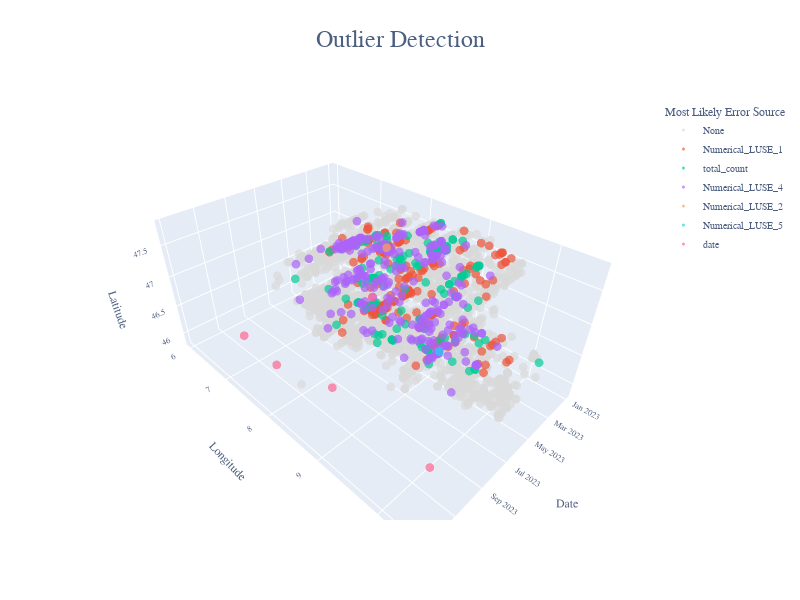

The code cell stored with this chart in its notebook:
### Markdown cell above
### 1. Visualization of all data points and their most likely error sources
Below, all data points from the validation dataset are presented with respect to the date and location of the sighting. Inliers are denoted in gray; outliers are color-coded according to their most likely error source.

It is noteworthy to observe that error points identified as outliers based on their date consistently occurr either at the beginning or the end of the year, during the winter season. Similarly, outliers identified due to latitude or longitude values are consistently located at the lower or upper boundary of the features values. This indicates a proper functioning of the Isolation Forest, as it correctly identifies and classifies outlying points.

### Code cell
fig = px.scatter_3d(bergpieper_output, x='date', y='coord_lon', z='coord_lat', color='most_likely_error_source',
                    opacity=0.7, width=800, height=600,
                    labels={'date': 'Date', 'coord_lon': 'Longitude', 'coord_lat': 'Latitude'},
                    title='Outlier Detection',
                    color_discrete_map={'None': '#d9d9d9'})

fig.update_traces(marker={'size': 3})   
fig.update_layout(font=dict(family="Aleo", size=10, color="#4d5f81"),
                  title=dict(x=0.5, y=0.95, font=dict(size=24), text="Outlier Detection", xanchor='center'),
                  legend_title_text='Most Likely Error Source')

fig.show()

### Figure 1 — Plotly figure (JSON) as saved in the notebook; plotly's stock layout.template omitted (floating-point values rounded to 4 significant figures; data arrays with more than 128 entries replaced by an {"elided": "..."} marker saying what was removed)
{"data": [{"hovertemplate": "most_likely_error_source=None<br>Date=%{x}<br>Longitude=%{y}<br>Latitude=%{z}<extra></extra>", "legendgroup": "None", "marker": {"color": "#d9d9d9", "opacity": 0.7, "size": 3, "symbol": "circle"}, "mode": "markers", "name": "None", "scene": "scene", "showlegend": true, "type": "scatter3d", "x": {"elided": "5774 str values"}, "y": {"elided": "5774 float values"}, "z": {"elided": "5774 float values"}}, {"hovertemplate": "most_likely_error_source=Numerical_LUSE_1<br>Date=%{x}<br>Longitude=%{y}<br>Latitude=%{z}<extra></extra>", "legendgroup": "Numerical_LUSE_1", "marker": {"color": "#EF553B", "opacity": 0.7, "size": 3, "symbol": "circle"}, "mode": "markers", "name": "Numerical_LUSE_1", "scene": "scene", "showlegend": true, "type": "scatter3d", "x": {"elided": "228 str values"}, "y": {"elided": "228 float values"}, "z": {"elided": "228 float values"}}, {"hovertemplate": "most_likely_error_source=total_count<br>Date=%{x}<br>Longitude=%{y}<br>Latitude=%{z}<extra></extra>", "legendgroup": "total_count", "marker": {"color": "#00cc96", "opacity": 0.7, "size": 3, "symbol": "circle"}, "mode": "markers", "name": "total_count", "scene": "scene", "showlegend": true, "type": "scatter3d", "x": {"elided": "143 str values"}, "y": {"elided": "143 float values"}, "z": {"elided": "143 float values"}}, {"hovertemplate": "most_likely_error_source=Numerical_LUSE_4<br>Date=%{x}<br>Longitude=%{y}<br>Latitude=%{z}<extra></extra>", "legendgroup": "Numerical_LUSE_4", "marker": {"color": "#ab63fa", "opacity": 0.7, "size": 3, "symbol": "circle"}, "mode": "markers", "name": "Numerical_LUSE_4", "scene": "scene", "showlegend": true, "type": "scatter3d", "x": {"elided": "279 str values"}, "y": {"elided": "279 float values"}, "z": {"elided": "279 float values"}}, {"hovertemplate": "most_likely_error_source=Numerical_LUSE_2<br>Date=%{x}<br>Longitude=%{y}<br>Latitude=%{z}<extra></extra>", "legendgroup": "Numerical_LUSE_2", "marker": {"color": "#FFA15A", "opacity": 0.7, "size": 3, "symbol": "circle"}, "mode": "markers", "name": "Numerical_LUSE_2", "scene": "scene", "showlegend": true, "type": "scatter3d", "x": ["2023-03-30"], "y": [7.891], "z": [47.34]}, {"hovertemplate": "most_likely_error_source=Numerical_LUSE_5<br>Date=%{x}<br>Longitude=%{y}<br>Latitude=%{z}<extra></extra>", "legendgroup": "Numerical_LUSE_5", "marker": {"color": "#19d3f3", "opacity": 0.7, "size": 3, "symbol": "circle"}, "mode": "markers", "name": "Numerical_LUSE_5", "scene": "scene", "showlegend": true, "type": "scatter3d", "x": ["2023-04-02"], "y": [8.985], "z": [46.1]}, {"hovertemplate": "most_likely_error_source=date<br>Date=%{x}<br>Longitude=%{y}<br>Latitude=%{z}<extra></extra>", "legendgroup": "date", "marker": {"color": "#FF6692", "opacity": 0.7, "size": 3, "symbol": "circle"}, "mode": "markers", "name": "date", "scene": "scene", "showlegend": true, "type": "scatter3d", "x": ["2023-12-13", "2023-12-24", "2023-01-27", "2023-12-29", "2023-12-01"], "y": [7.321, 9.181, 7.121, 8.225, 10.38], "z": [46.62, 47.01, 45.9, 46.76, 46.63]}], "layout": {"font": {"color": "#4d5f81", "family": "Aleo", "size": 10}, "height": 600, "legend": {"title": {"text": "Most Likely Error Source"}, "tracegroupgap": 0}, "scene": {"domain": {"x": [0, 1], "y": [0, 1]}, "xaxis": {"title": {"text": "Date"}}, "yaxis": {"title": {"text": "Longitude"}}, "zaxis": {"title": {"text": "Latitude"}}}, "title": {"font": {"size": 24}, "text": "Outlier Detection", "x": 0.5, "xanchor": "center", "y": 0.95}, "width": 800}}
